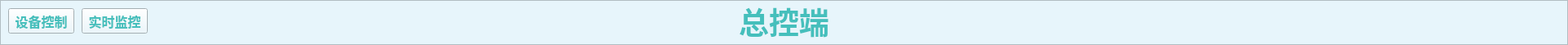
   <widget class="QFrame" name="frame_2">
    <property name="geometry">
     <rect>
      <x>0</x>
      <y>0</y>
      <width>1921</width>
      <height>55</height>
     </rect>
    </property>
    <property name="styleSheet">
     <string notr="true">background-color: rgb(231, 245, 251);</string>
    </property>
    <property name="frameShape">
     <enum>QFrame::StyledPanel</enum>
    </property>
    <property name="frameShadow">
     <enum>QFrame::Raised</enum>
    </property>
    <widget class="QPushButton" name="pushButton">
     <property name="geometry">
      <rect>
       <x>10</x>
       <y>10</y>
       <width>81</width>
       <height>31</height>
      </rect>
     </property>
     <property name="font">
      <font>
       <family>微软雅黑</family>
       <pointsize>12</pointsize>
       <weight>75</weight>
       <bold>true</bold>
      </font>
     </property>
     <property name="styleSheet">
      <string notr="true">color: rgb(69, 191, 188);</string>
     </property>
     <property name="text">
      <string>设备控制</string>
     </property>
    </widget>
    <widget class="QPushButton" name="pushButton_2">
     <property name="geometry">
      <rect>
       <x>100</x>
       <y>10</y>
       <width>81</width>
       <height>31</height>
      </rect>
     </property>
     <property name="font">
      <font>
       <family>微软雅黑</family>
       <pointsize>12</pointsize>
       <weight>75</weight>
       <bold>true</bold>
      </font>
     </property>
     <property name="styleSheet">
      <string notr="true">color: rgb(69, 191, 188);</string>
     </property>
     <property name="text">
      <string>实时监控</string>
     </property>
    </widget>
    <widget class="QLabel" name="label">
     <property name="geometry">
      <rect>
       <x>865</x>
       <y>5</y>
       <width>191</width>
       <height>41</height>
      </rect>
     </property>
     <property name="font">
      <font>
       <family>黑体</family>
       <pointsize>28</pointsize>
       <weight>75</weight>
       <bold>true</bold>
      </font>
     </property>
     <property name="styleSheet">
      <string notr="true">color: rgb(69, 191, 188);</string>
     </property>
     <property name="text">
      <string>总控端</string>
     </property>
     <property name="alignment">
      <set>Qt::AlignCenter</set>
     </property>
    </widget>
    <widget class="QPushButton" name="pushButton_12">
     <property name="geometry">
      <rect>
       <x>1820</x>
       <y>10</y>
       <width>75</width>
       <height>31</height>
      </rect>
     </property>
     <property name="styleSheet">
      <string notr="true">image: url(:/新前缀/res/开机.svg);
border:none;</string>
     </property>
     <property name="text">
      <string/>
     </property>
    </widget>
   </widget>
